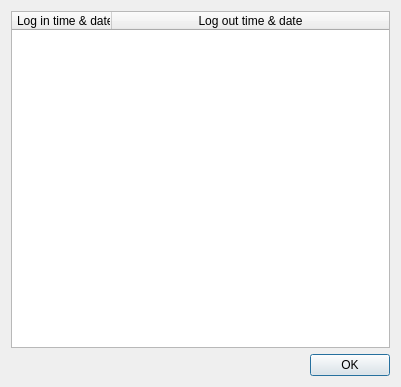
<?xml version="1.0" encoding="UTF-8"?>
<ui version="4.0">
 <class>user_logs_dia</class>
 <widget class="QDialog" name="user_logs_dia">
  <property name="geometry">
   <rect>
    <x>0</x>
    <y>0</y>
    <width>401</width>
    <height>387</height>
   </rect>
  </property>
  <property name="windowTitle">
   <string>Dialog</string>
  </property>
  <layout class="QVBoxLayout" name="verticalLayout">
   <item>
    <widget class="QTableWidget" name="logstable">
     <property name="whatsThis">
      <string>ساعت و تاریخ تمامی نشست ها</string>
     </property>
     <property name="editTriggers">
      <set>QAbstractItemView::NoEditTriggers</set>
     </property>
     <property name="selectionBehavior">
      <enum>QAbstractItemView::SelectRows</enum>
     </property>
     <property name="textElideMode">
      <enum>Qt::ElideRight</enum>
     </property>
     <attribute name="horizontalHeaderStretchLastSection">
      <bool>true</bool>
     </attribute>
     <column>
      <property name="text">
       <string>  Log in time &amp; date</string>
      </property>
      <property name="textAlignment">
       <set>AlignCenter</set>
      </property>
     </column>
     <column>
      <property name="text">
       <string>Log out time &amp; date</string>
      </property>
      <property name="textAlignment">
       <set>AlignCenter</set>
      </property>
     </column>
    </widget>
   </item>
   <item>
    <widget class="QDialogButtonBox" name="buttonBox">
     <property name="orientation">
      <enum>Qt::Horizontal</enum>
     </property>
     <property name="standardButtons">
      <set>QDialogButtonBox::Ok</set>
     </property>
    </widget>
   </item>
  </layout>
 </widget>
 <resources/>
 <connections>
  <connection>
   <sender>buttonBox</sender>
   <signal>accepted()</signal>
   <receiver>user_logs_dia</receiver>
   <slot>accept()</slot>
   <hints>
    <hint type="sourcelabel">
     <x>248</x>
     <y>254</y>
    </hint>
    <hint type="destinationlabel">
     <x>157</x>
     <y>274</y>
    </hint>
   </hints>
  </connection>
  <connection>
   <sender>buttonBox</sender>
   <signal>rejected()</signal>
   <receiver>user_logs_dia</receiver>
   <slot>reject()</slot>
   <hints>
    <hint type="sourcelabel">
     <x>316</x>
     <y>260</y>
    </hint>
    <hint type="destinationlabel">
     <x>286</x>
     <y>274</y>
    </hint>
   </hints>
  </connection>
 </connections>
</ui>
